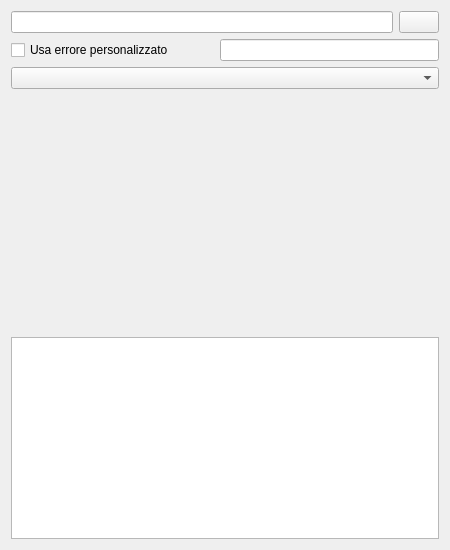
<?xml version="1.0" encoding="UTF-8"?>
<ui version="4.0">
 <class>Maindialog</class>
 <widget class="QWidget" name="Maindialog">
  <property name="geometry">
   <rect>
    <x>0</x>
    <y>0</y>
    <width>450</width>
    <height>550</height>
   </rect>
  </property>
  <property name="sizePolicy">
   <sizepolicy hsizetype="Preferred" vsizetype="Preferred">
    <horstretch>0</horstretch>
    <verstretch>0</verstretch>
   </sizepolicy>
  </property>
  <property name="maximumSize">
   <size>
    <width>16777215</width>
    <height>16777215</height>
   </size>
  </property>
  <property name="windowTitle">
   <string>Form</string>
  </property>
  <property name="windowIcon">
   <iconset resource="resources.qrc">
    <normaloff>:/icons/resources/curve_to.png</normaloff>:/icons/resources/curve_to.png</iconset>
  </property>
  <layout class="QHBoxLayout" name="horizontalLayout_5" stretch="0">
   <item>
    <layout class="QVBoxLayout" name="verticalLayout">
     <property name="sizeConstraint">
      <enum>QLayout::SetFixedSize</enum>
     </property>
     <item>
      <layout class="QHBoxLayout" name="horizontalLayout">
       <item>
        <widget class="QLineEdit" name="filePath">
         <property name="enabled">
          <bool>true</bool>
         </property>
         <property name="maximumSize">
          <size>
           <width>16777215</width>
           <height>16777215</height>
          </size>
         </property>
         <property name="readOnly">
          <bool>true</bool>
         </property>
        </widget>
       </item>
       <item>
        <widget class="QPushButton" name="openFileButton">
         <property name="maximumSize">
          <size>
           <width>50</width>
           <height>16777215</height>
          </size>
         </property>
         <property name="text">
          <string/>
         </property>
         <property name="icon">
          <iconset resource="resources.qrc">
           <normaloff>:/icons/resources/folder-open-2.png</normaloff>:/icons/resources/folder-open-2.png</iconset>
         </property>
        </widget>
       </item>
      </layout>
     </item>
     <item>
      <layout class="QHBoxLayout" name="horizontalLayout_2">
       <item>
        <widget class="QCheckBox" name="customError">
         <property name="sizePolicy">
          <sizepolicy hsizetype="Fixed" vsizetype="Fixed">
           <horstretch>0</horstretch>
           <verstretch>0</verstretch>
          </sizepolicy>
         </property>
         <property name="maximumSize">
          <size>
           <width>16777215</width>
           <height>16777215</height>
          </size>
         </property>
         <property name="text">
          <string>Usa errore personalizzato</string>
         </property>
        </widget>
       </item>
       <item>
        <spacer name="horizontalSpacer">
         <property name="orientation">
          <enum>Qt::Horizontal</enum>
         </property>
         <property name="sizeType">
          <enum>QSizePolicy::Fixed</enum>
         </property>
         <property name="sizeHint" stdset="0">
          <size>
           <width>40</width>
           <height>20</height>
          </size>
         </property>
        </spacer>
       </item>
       <item>
        <widget class="QLineEdit" name="errorValue">
         <property name="enabled">
          <bool>true</bool>
         </property>
         <property name="maximumSize">
          <size>
           <width>16777215</width>
           <height>16777215</height>
          </size>
         </property>
         <property name="readOnly">
          <bool>true</bool>
         </property>
        </widget>
       </item>
      </layout>
     </item>
     <item>
      <widget class="QComboBox" name="selectFit">
       <property name="maximumSize">
        <size>
         <width>16777215</width>
         <height>16777215</height>
        </size>
       </property>
      </widget>
     </item>
     <item>
      <spacer name="verticalSpacer_2">
       <property name="orientation">
        <enum>Qt::Vertical</enum>
       </property>
       <property name="sizeType">
        <enum>QSizePolicy::Fixed</enum>
       </property>
       <property name="sizeHint" stdset="0">
        <size>
         <width>20</width>
         <height>50</height>
        </size>
       </property>
      </spacer>
     </item>
     <item>
      <layout class="QHBoxLayout" name="horizontalLayout_3">
       <item>
        <widget class="QPushButton" name="startFit">
         <property name="sizePolicy">
          <sizepolicy hsizetype="Fixed" vsizetype="Fixed">
           <horstretch>0</horstretch>
           <verstretch>0</verstretch>
          </sizepolicy>
         </property>
         <property name="minimumSize">
          <size>
           <width>90</width>
           <height>90</height>
          </size>
         </property>
         <property name="layoutDirection">
          <enum>Qt::LeftToRight</enum>
         </property>
         <property name="text">
          <string/>
         </property>
         <property name="icon">
          <iconset resource="resources.qrc">
           <normaloff>:/icons/resources/go-3.png</normaloff>:/icons/resources/go-3.png</iconset>
         </property>
         <property name="iconSize">
          <size>
           <width>90</width>
           <height>90</height>
          </size>
         </property>
         <property name="flat">
          <bool>true</bool>
         </property>
        </widget>
       </item>
      </layout>
     </item>
     <item>
      <spacer name="verticalSpacer">
       <property name="orientation">
        <enum>Qt::Vertical</enum>
       </property>
       <property name="sizeType">
        <enum>QSizePolicy::Fixed</enum>
       </property>
       <property name="sizeHint" stdset="0">
        <size>
         <width>20</width>
         <height>50</height>
        </size>
       </property>
      </spacer>
     </item>
     <item>
      <layout class="QHBoxLayout" name="horizontalLayout_4">
       <item>
        <widget class="QPushButton" name="infoButton">
         <property name="text">
          <string/>
         </property>
         <property name="icon">
          <iconset resource="resources.qrc">
           <normaloff>:/icons/resources/info.png</normaloff>:/icons/resources/info.png</iconset>
         </property>
         <property name="iconSize">
          <size>
           <width>25</width>
           <height>25</height>
          </size>
         </property>
         <property name="flat">
          <bool>true</bool>
         </property>
        </widget>
       </item>
       <item>
        <spacer name="horizontalSpacer_2">
         <property name="orientation">
          <enum>Qt::Horizontal</enum>
         </property>
         <property name="sizeHint" stdset="0">
          <size>
           <width>40</width>
           <height>20</height>
          </size>
         </property>
        </spacer>
       </item>
       <item>
        <widget class="QPushButton" name="cleanLogButton">
         <property name="sizePolicy">
          <sizepolicy hsizetype="Fixed" vsizetype="Fixed">
           <horstretch>25</horstretch>
           <verstretch>25</verstretch>
          </sizepolicy>
         </property>
         <property name="minimumSize">
          <size>
           <width>40</width>
           <height>40</height>
          </size>
         </property>
         <property name="baseSize">
          <size>
           <width>25</width>
           <height>25</height>
          </size>
         </property>
         <property name="text">
          <string/>
         </property>
         <property name="icon">
          <iconset resource="resources.qrc">
           <normaloff>:/icons/resources/trash.png</normaloff>:/icons/resources/trash.png</iconset>
         </property>
         <property name="iconSize">
          <size>
           <width>25</width>
           <height>25</height>
          </size>
         </property>
         <property name="flat">
          <bool>true</bool>
         </property>
        </widget>
       </item>
      </layout>
     </item>
     <item>
      <widget class="QPlainTextEdit" name="logOutput">
       <property name="sizePolicy">
        <sizepolicy hsizetype="MinimumExpanding" vsizetype="Expanding">
         <horstretch>0</horstretch>
         <verstretch>0</verstretch>
        </sizepolicy>
       </property>
       <property name="minimumSize">
        <size>
         <width>400</width>
         <height>150</height>
        </size>
       </property>
       <property name="maximumSize">
        <size>
         <width>800</width>
         <height>16777215</height>
        </size>
       </property>
       <property name="readOnly">
        <bool>true</bool>
       </property>
      </widget>
     </item>
    </layout>
   </item>
  </layout>
 </widget>
 <resources>
  <include location="resources.qrc"/>
 </resources>
 <connections/>
</ui>
